Frame 1 (no input): blank canvas, image omitted
Frame 60 (the mouse pressed at the canvas centre just before this capture): blank canvas, image omitted
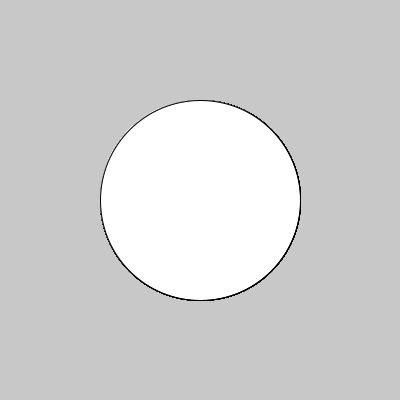
Frame 120 (the mouse held since frame 60 and released just before this capture)

The Processing sketch whose frames 1 and 60 were blank and that drew this single picture after the mouse press (run headless with seeded random() and noise(); from frame 60 on, the mouse is pressed at the canvas centre):

// Processing sketch: processing_60545
// ── processing_60545.pde

void setup () {
  size (400,400);
  
  rectMode (CENTER);

background (200);
}

void draw () {

if(mousePressed){
  ellipse (width/2, height/2, mouseX,mouseY);
}
}
